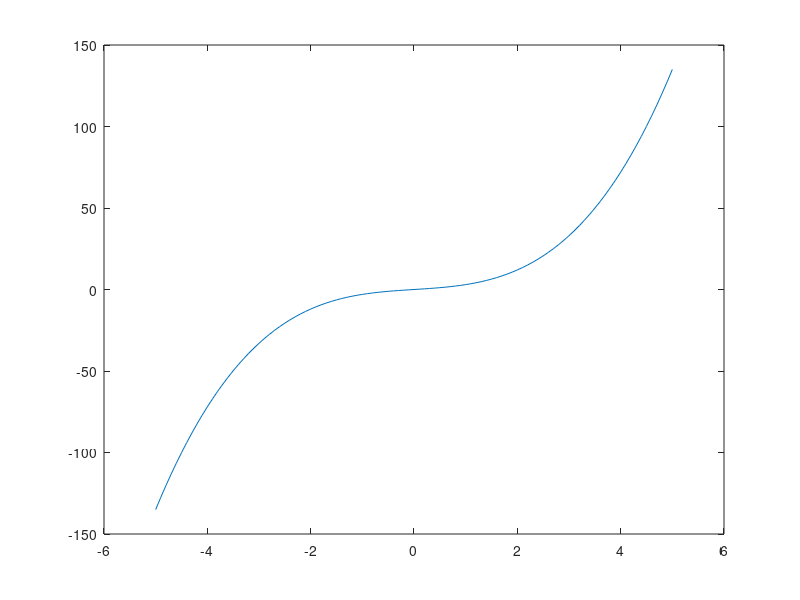

The MATLAB source for this figure:
clear
clc

% Vector Increment
x = -5 : .1 : 5;
y = [];
i = 1;

% Persamaan y = x^3 + 2x

while i <= length(x)
      y(i) = x(i)^3 + 2*x(i);
      i = i + 1;
end

plot (x,y)
